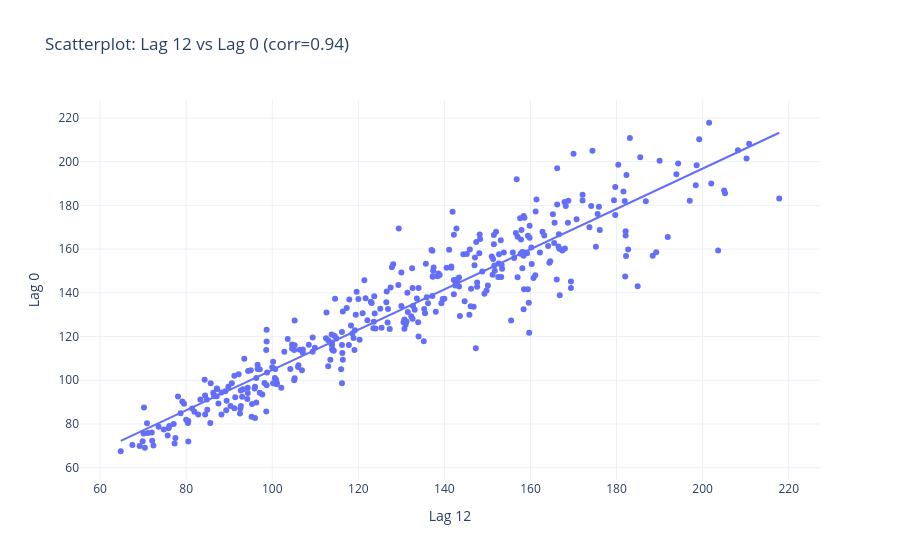

Write notebook code for a chart like this one.
### Markdown cell above
Dari perhitungan autocorrelation, lag 12 memiliki korelasi tertinggi (selain lag 0) sebesar sekitar 0.94 dengan lag 0. Artinya nilai produksi bulan ini sangat dipengaruhi nilai produksi tepat setahun (12 bulan) sebelumnya—ini wajar mengingat pola musiman tahunan.

### Code cell
import numpy as np
import plotly.express as px

# 1. Hitung autocorrelation untuk lags 1–20
autocorrs = {
    lag: train['Monthly soda production'].autocorr(lag=lag)
    for lag in range(1, 21)
}

# 2. Cari lag dengan korelasi absolut tertinggi
best_lag = max(autocorrs, key=lambda k: abs(autocorrs[k]))
best_corr = autocorrs[best_lag]
print(f"Lag dengan korelasi tertinggi: {best_lag} (corr = {best_corr:.2f})")

# 3. Scatterplot lag_best vs lag_0
fig = px.scatter(
    x=train['Monthly soda production'].shift(best_lag),
    y=train['Monthly soda production'],
    labels={'x': f'Lag {best_lag}', 'y': 'Lag 0'},
    title=f'Scatterplot: Lag {best_lag} vs Lag 0 (corr={best_corr:.2f})',
    trendline='ols'
)
fig.update_layout(template='plotly_white')
fig.show()

### Figure 1 — Plotly figure (JSON) as saved in the notebook; plotly's stock layout.template omitted (floating-point values rounded to 4 significant figures; data arrays with more than 128 entries replaced by an {"elided": "..."} marker saying what was removed)
{"data": [{"hovertemplate": "Lag 12=%{x}<br>Lag 0=%{y}<extra></extra>", "legendgroup": "", "marker": {"color": "#636efa", "symbol": "circle"}, "mode": "markers", "name": "", "orientation": "v", "showlegend": false, "type": "scatter", "x": {"elided": "380 float values"}, "xaxis": "x", "y": {"elided": "380 float values"}, "yaxis": "y"}, {"hovertemplate": "<b>OLS trendline</b><br>y = 0.921084 * x + 12.604<br>R<sup>2</sup>=0.877307<br><br>Lag 12=%{x}<br>Lag 0=%{y} <b>(trend)</b><extra></extra>", "legendgroup": "", "marker": {"color": "#636efa", "symbol": "circle"}, "mode": "lines", "name": "", "showlegend": false, "type": "scatter", "x": {"elided": "368 float values"}, "xaxis": "x", "y": {"elided": "368 float values"}, "yaxis": "y"}], "layout": {"legend": {"tracegroupgap": 0}, "title": {"text": "Scatterplot: Lag 12 vs Lag 0 (corr=0.94)"}, "xaxis": {"anchor": "y", "domain": [0, 1], "title": {"text": "Lag 12"}}, "yaxis": {"anchor": "x", "domain": [0, 1], "title": {"text": "Lag 0"}}}}
